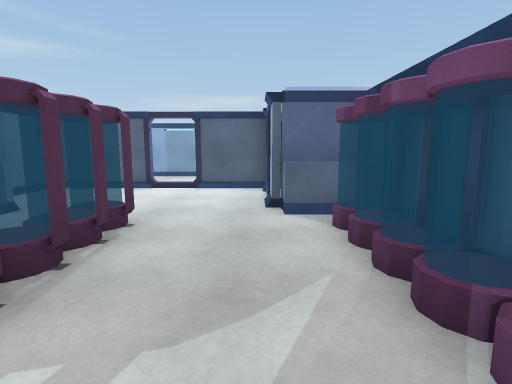
[1] (above)

24 first-person views from a walk through a scene from a Unity 3-D project. The camera is 1.4 m above the floor, tilts 8° down and sees 80° across. The floor is counted in squares, 1 m on a side. Each view is taken from the middle of a square. On the plan, view 1 faces up. The plan holds only what a view shows up to about 14 squares ahead; the rest is blank. The player character is not drawn.

[2]
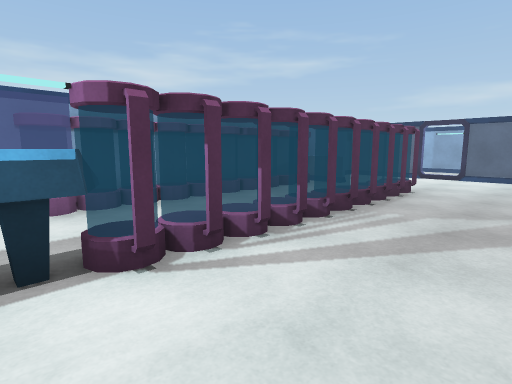

[3]
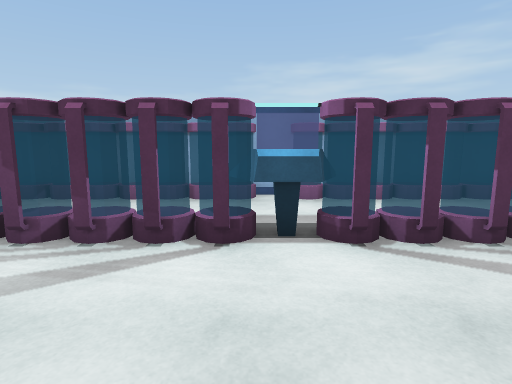

[4]
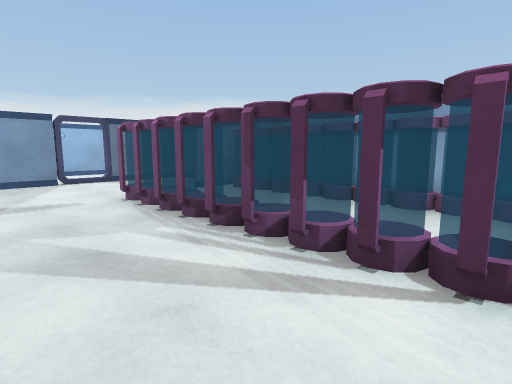

[5]
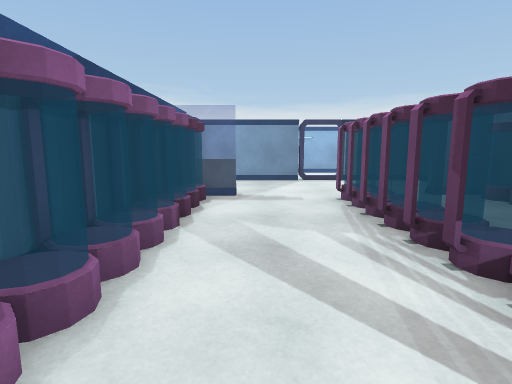

[6]
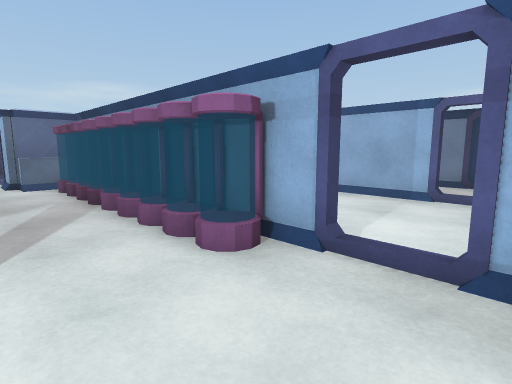

[7]
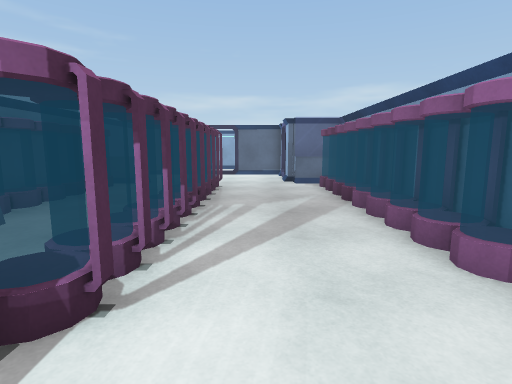

[8]
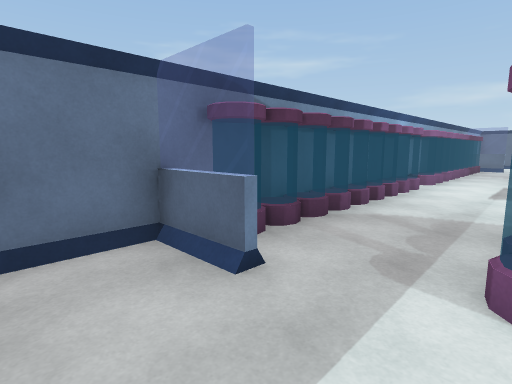

[9]
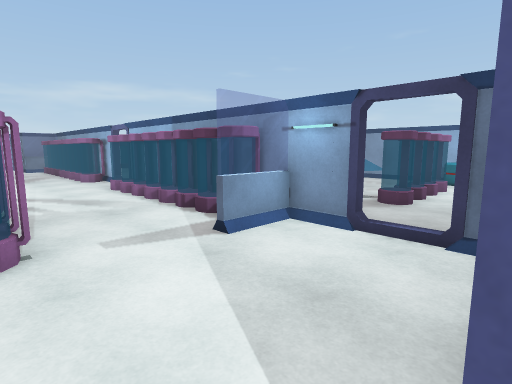

[10]
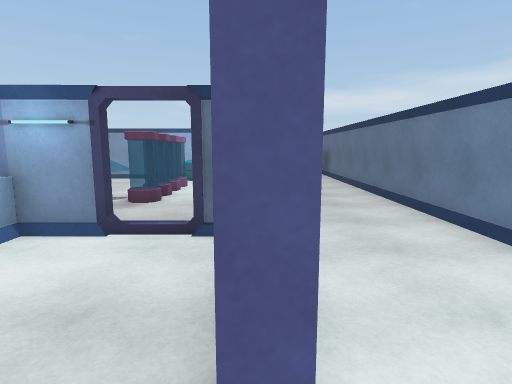

[11]
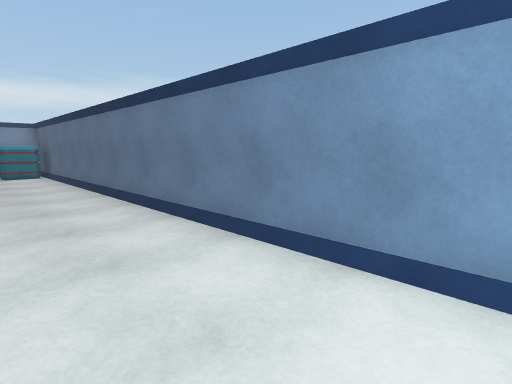

[12]
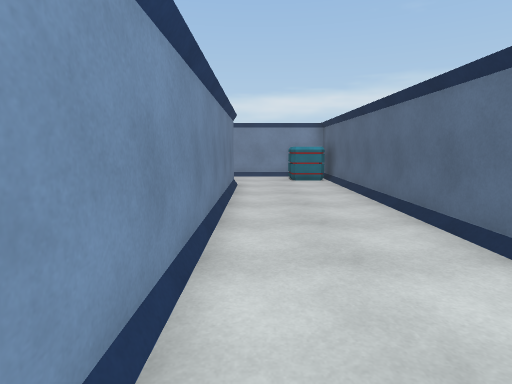

[13]
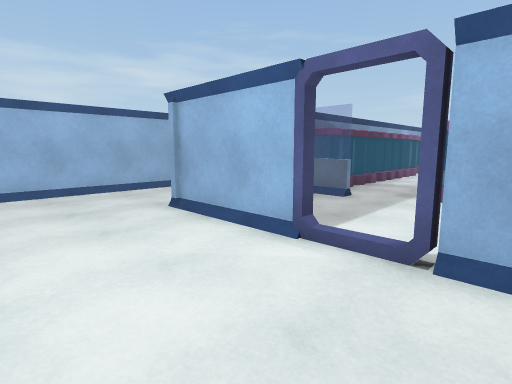

[14]
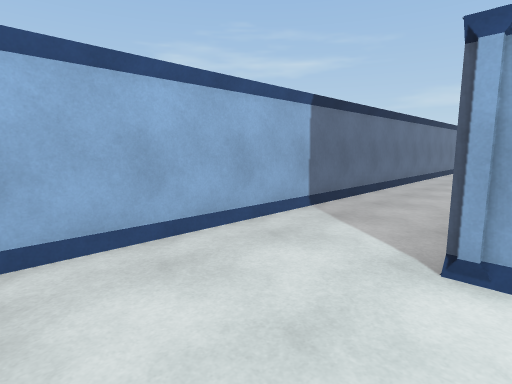

[15]
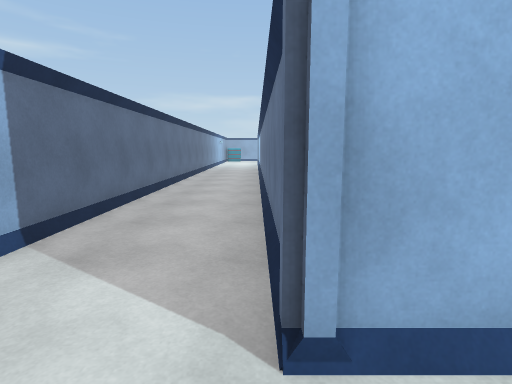

[16]
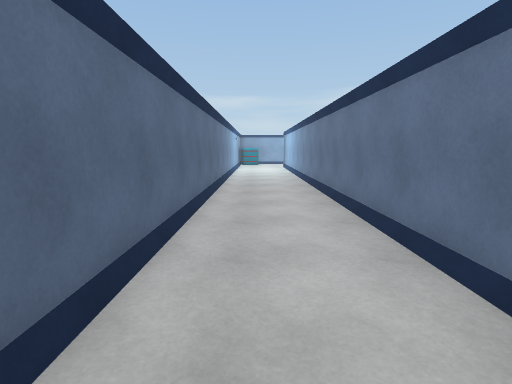

[17]
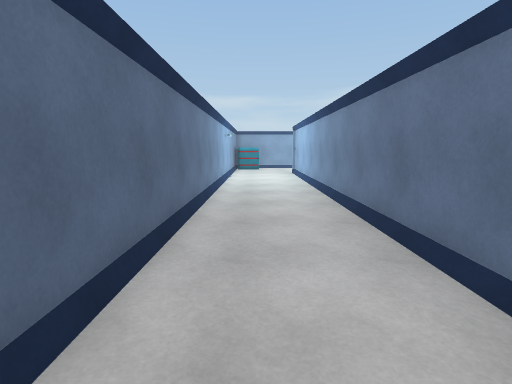

[18]
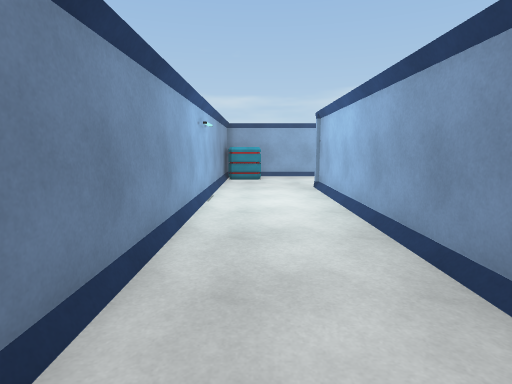

[19]
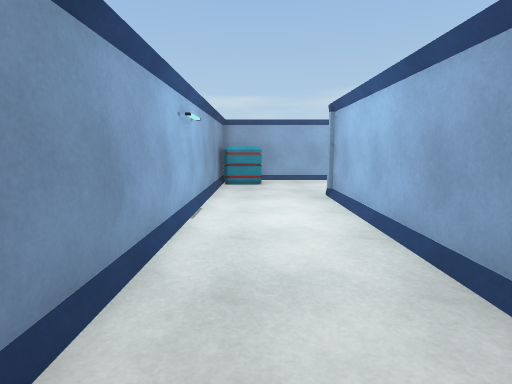

[20]
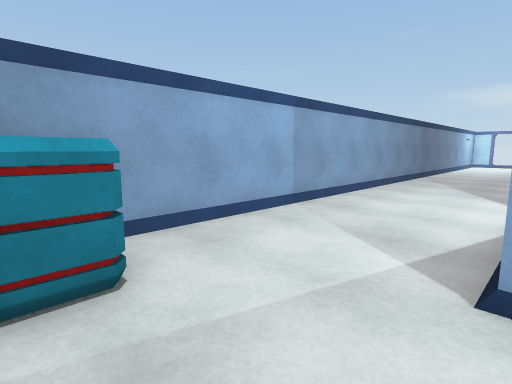

[21]
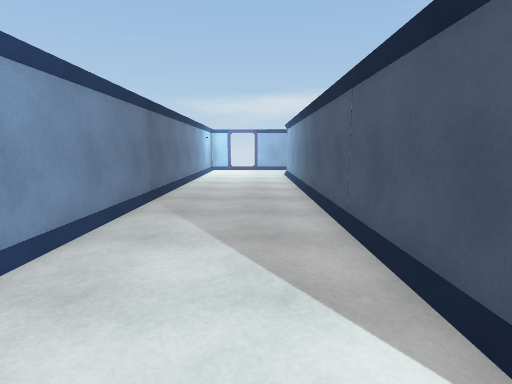

[22]
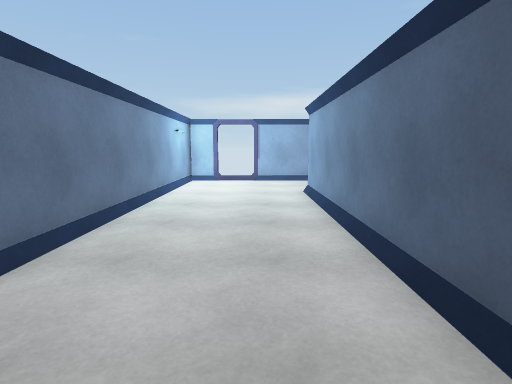

[23]
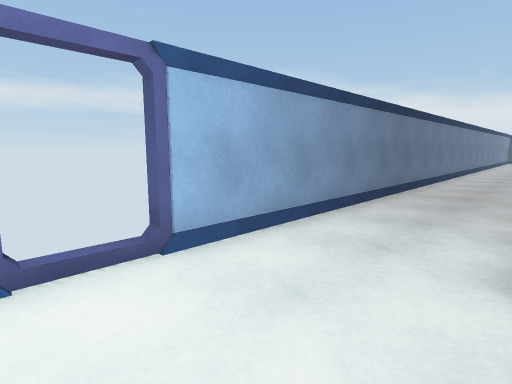

[24]
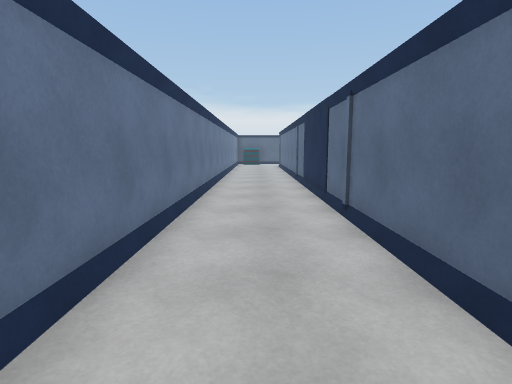

### Floor plan
Ten units are one square. View 1 is at (0, 0); x grows to the right and y downward. Boxes are objects, and circles mark ways between rooms. Rooms are numbered by the first view taken in them; rooms with no view inside come last. Other rooms are left out.
<svg viewBox="-120 -165 306 405">
<path fill="none" stroke="#000" d="M26 38 26 -72 4 -72 4 -85M-54 -66 -72 -66M5 143 26 143M-54 147 -75 147M-75 -62 -75 192M-75 145 -54 145M26 145 6 145M28 -66 6 -66M26 165 26 54M-22 189 26 189 26 175M-36 -111 -70 -111M5 -111 -25 -111M-75 -109 -75 -72M-76 189 -36 189M-35 191 -77 191 -77 -114M-12 191 -25 191M-12 -113 141 -113M-19 234 154 234M140 -39 140 82M178 82 178 -131M140 191 26 191M178 -145 178 -160M181 -160 -115 -160 -115 228"/>
<rect x="-75" y="125" width="10" height="20" fill="#bbb"><title>other object</title></rect>
<rect x="-75" y="115" width="10" height="10" fill="#bbb"><title>other object</title></rect>
<rect x="-75" y="105" width="10" height="10" fill="#bbb"><title>other object</title></rect>
<rect x="-75" y="95" width="10" height="10" fill="#bbb"><title>other object</title></rect>
<rect x="-75" y="85" width="10" height="10" fill="#bbb"><title>other object</title></rect>
<rect x="-75" y="75" width="10" height="10" fill="#bbb"><title>other object</title></rect>
<rect x="-75" y="65" width="10" height="10" fill="#bbb"><title>other object</title></rect>
<rect x="-75" y="55" width="10" height="10" fill="#bbb"><title>other object</title></rect>
<rect x="-75" y="45" width="10" height="10" fill="#bbb"><title>other object</title></rect>
<rect x="-75" y="25" width="10" height="20" fill="#bbb"><title>other object</title></rect>
<rect x="-75" y="15" width="10" height="10" fill="#bbb"><title>other object</title></rect>
<rect x="-75" y="5" width="10" height="10" fill="#bbb"><title>other object</title></rect>
<rect x="-75" y="-5" width="10" height="10" fill="#bbb"><title>other object</title></rect>
<rect x="-75" y="-15" width="10" height="10" fill="#bbb"><title>other object</title></rect>
<rect x="-75" y="-25" width="10" height="10" fill="#bbb"><title>other object</title></rect>
<rect x="-75" y="-35" width="10" height="10" fill="#bbb"><title>other object</title></rect>
<rect x="-75" y="-45" width="10" height="10" fill="#bbb"><title>other object</title></rect>
<rect x="-75" y="-55" width="10" height="10" fill="#bbb"><title>other object</title></rect>
<rect x="-75" y="-65" width="10" height="10" fill="#bbb"><title>other object</title></rect>
<rect x="-45" y="35" width="20" height="20" fill="#bbb"><title>console</title></rect>
<rect x="-35" y="125" width="10" height="20" fill="#bbb"><title>other object</title></rect>
<rect x="-35" y="115" width="20" height="10" fill="#bbb"><title>other object</title></rect>
<rect x="-35" y="105" width="20" height="10" fill="#bbb"><title>other object</title></rect>
<rect x="-35" y="95" width="20" height="10" fill="#bbb"><title>other object</title></rect>
<rect x="-35" y="85" width="20" height="10" fill="#bbb"><title>other object</title></rect>
<rect x="-35" y="75" width="20" height="10" fill="#bbb"><title>other object</title></rect>
<rect x="-35" y="65" width="20" height="10" fill="#bbb"><title>other object</title></rect>
<rect x="-35" y="55" width="20" height="10" fill="#bbb"><title>other object</title></rect>
<rect x="-35" y="25" width="20" height="10" fill="#bbb"><title>other object</title></rect>
<rect x="-35" y="15" width="20" height="10" fill="#bbb"><title>other object</title></rect>
<rect x="-35" y="5" width="20" height="10" fill="#bbb"><title>other object</title></rect>
<rect x="-35" y="-5" width="20" height="10" fill="#bbb"><title>other object</title></rect>
<rect x="-35" y="-15" width="20" height="10" fill="#bbb"><title>other object</title></rect>
<rect x="-35" y="-25" width="20" height="10" fill="#bbb"><title>other object</title></rect>
<rect x="-35" y="-35" width="20" height="10" fill="#bbb"><title>other object</title></rect>
<rect x="-35" y="-45" width="20" height="10" fill="#bbb"><title>other object</title></rect>
<rect x="-35" y="-55" width="20" height="10" fill="#bbb"><title>other object</title></rect>
<rect x="-35" y="-65" width="20" height="10" fill="#bbb"><title>other object</title></rect>
<rect x="-25" y="45" width="10" height="10" fill="#bbb"><title>other object</title></rect>
<rect x="15" y="125" width="10" height="10" fill="#bbb"><title>other object</title></rect>
<rect x="15" y="115" width="10" height="10" fill="#bbb"><title>other object</title></rect>
<rect x="15" y="105" width="10" height="10" fill="#bbb"><title>other object</title></rect>
<rect x="15" y="95" width="10" height="10" fill="#bbb"><title>other object</title></rect>
<rect x="15" y="85" width="10" height="10" fill="#bbb"><title>other object</title></rect>
<rect x="15" y="75" width="10" height="10" fill="#bbb"><title>other object</title></rect>
<rect x="15" y="65" width="10" height="10" fill="#bbb"><title>other object</title></rect>
<rect x="15" y="55" width="10" height="10" fill="#bbb"><title>other object</title></rect>
<rect x="15" y="15" width="10" height="20" fill="#bbb"><title>other object</title></rect>
<rect x="15" y="5" width="10" height="10" fill="#bbb"><title>other object</title></rect>
<rect x="15" y="-5" width="10" height="10" fill="#bbb"><title>other object</title></rect>
<rect x="15" y="-15" width="10" height="10" fill="#bbb"><title>other object</title></rect>
<rect x="15" y="-25" width="10" height="10" fill="#bbb"><title>other object</title></rect>
<rect x="15" y="-35" width="10" height="10" fill="#bbb"><title>other object</title></rect>
<rect x="15" y="-45" width="10" height="10" fill="#bbb"><title>other object</title></rect>
<rect x="15" y="-55" width="10" height="10" fill="#bbb"><title>other object</title></rect>
<rect x="15" y="-65" width="10" height="10" fill="#bbb"><title>other object</title></rect>
<rect x="-115" y="-155" width="20" height="20" fill="#bbb"><title>crate</title></rect>
<rect x="155" y="215" width="20" height="20" fill="#bbb"><title>crate</title></rect>
<circle cx="-30" cy="-110" r="3" fill="#2a7"/>
<circle cx="-30" cy="190" r="3" fill="#2a7"/>
<text x="-30" y="40">1</text>
<text x="-90" y="40">2</text>
</svg>
Room 1 opens to room 2.

Where each view was taken, in squares from view 1:
view 1: 0 up, 0 right, facing up
view 2: 5 down, 1 right, facing up-left
view 3: 5 down, 2 right, facing left
view 4: 5 down, 1 right, facing down-left
view 5: 5 down, 0 right, facing down
view 6: 6 down, 1 left, facing up-right
view 7: 6 down, 1 left, facing up
view 8: 17 down, 3 left, facing up-left
view 9: 19 down, 3 left, facing up-right
view 10: 19 down, 3 left, facing right
view 11: 20 down, 2 left, facing down-right
view 12: 20 down, 2 right, facing right
view 13: 23 down, 1 left, facing up-left
view 14: 23 down, 7 left, facing up-left
view 15: 21 down, 8 left, facing up
view 16: 13 down, 10 left, facing up
view 17: 7 down, 10 left, facing up
view 18: 0 up, 10 left, facing up
view 19: 2 up, 10 left, facing up
view 20: 11 up, 11 left, facing up-right
view 21: 13 up, 3 left, facing right
view 22: 13 up, 4 right, facing right
view 23: 15 up, 14 right, facing down-right
view 24: 6 up, 16 right, facing down
